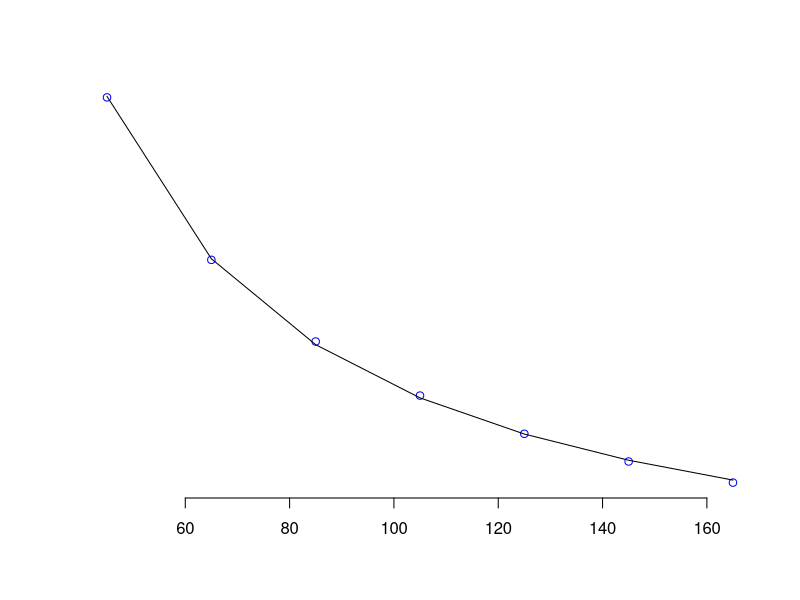

Here is the R script that generated this plot: (Note: this script raises an error after producing the figure.)
getwd()
#
micro060 <- read.csv("d-res_60mm.csv", header = TRUE)
#
distance <- micro060$d
resolution <- micro060$res
pixel_width <- micro060$pw
#
fit_res <- nls(resolution~a/distance+b,
               start=c(a=1,b=1), trace = TRUE)
summary(fit_res)
#
fit_pw <- nls(pixel_width~a*distance+b,
              start=c(a=1,b=1), trace = TRUE)
summary(fit_pw)
#
plot(
  distance, resolution,
  ylab = "",
  xlab = "",
  col="blue",
  axes = FALSE
  )
lines(distance, fitted(fit_res), lty=1)
axis(1)
axies(2)
#
par(new = TRUE)
plot(
  distance, pixel_width,
  ylab = "",
  xlab = "",
  col="red",
  axes = FALSE
)
lines(distance, fitted(fit_pw))
axis(4)
